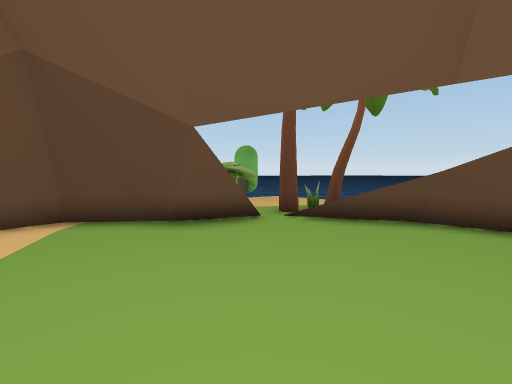
View 1 (above)

13 first-person views from a walk through a 3-D level made in the Unity game engine. The camera is 1.5 m above the floor, tilts 6° down and sees 90° across. The floor is counted in squares, 1 m on a side. Each view is taken from the middle of a square. On the plan, view 1 faces up. The plan holds only what a view shows up to about 13 squares ahead; the rest is blank. The place goes on beyond the plan. Some surface patterns are stand-ins.

View 2
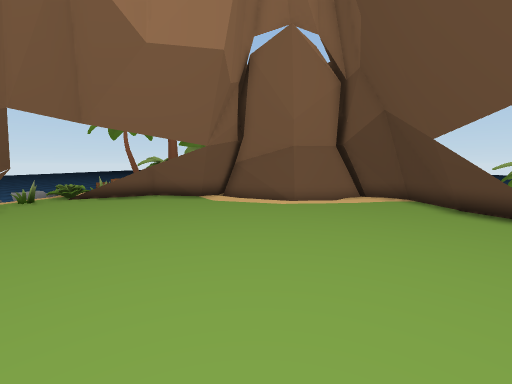

View 3
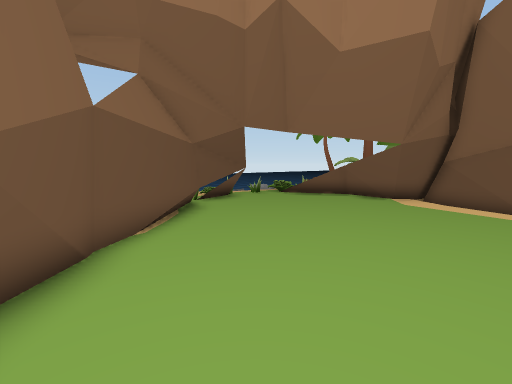

View 4
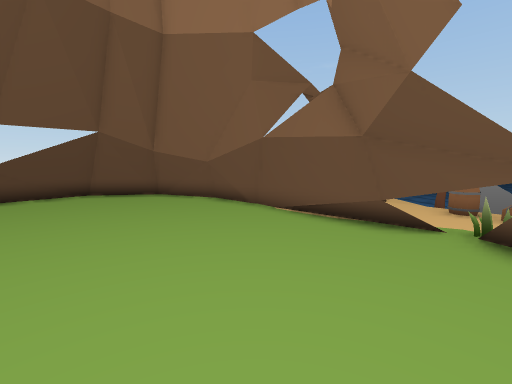

View 5
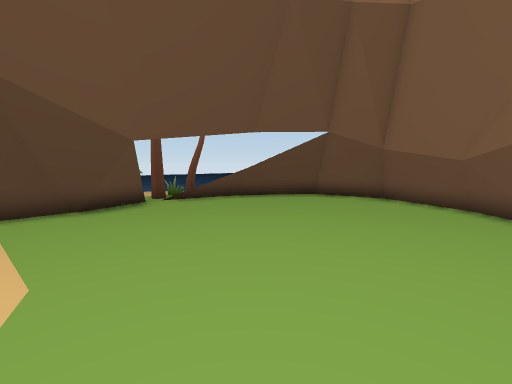

View 6
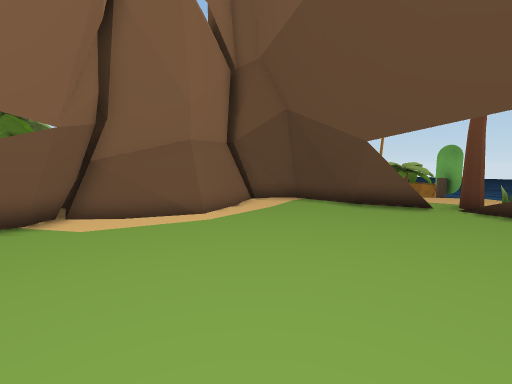

View 7
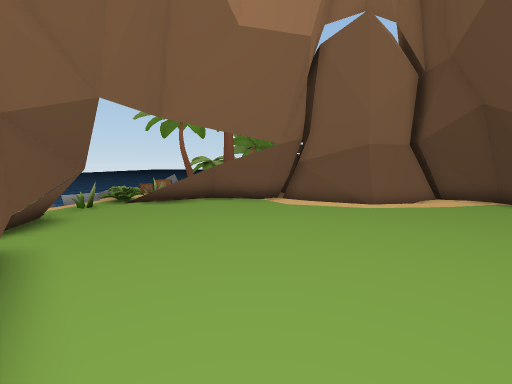

View 8
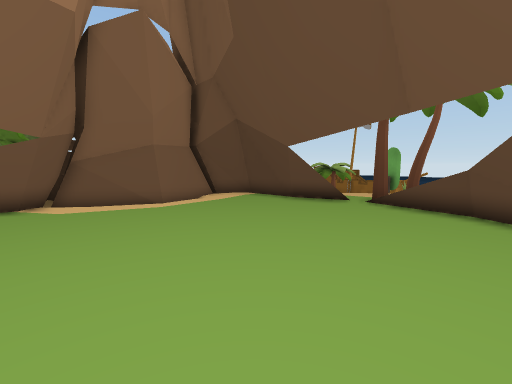

View 9
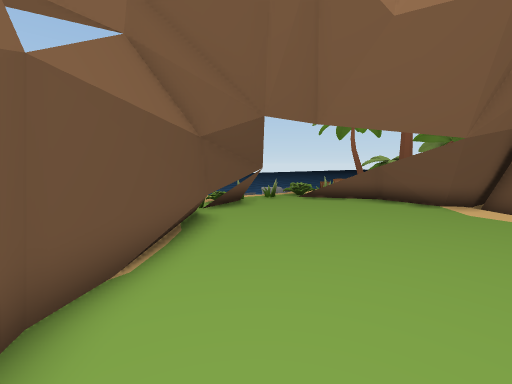

View 10
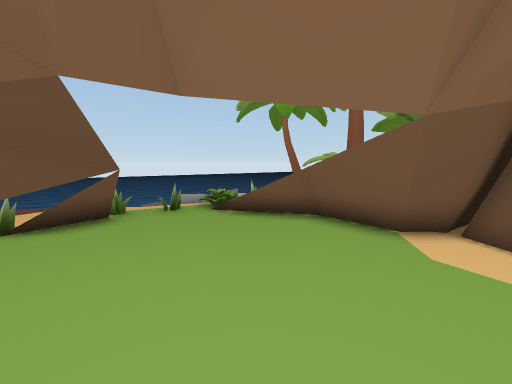

View 11
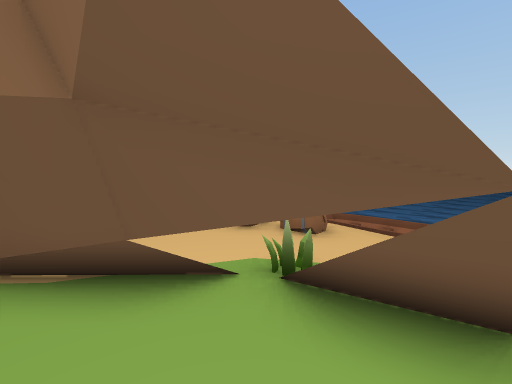

View 12
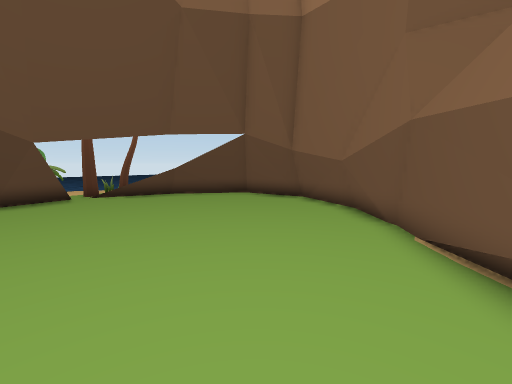

View 13
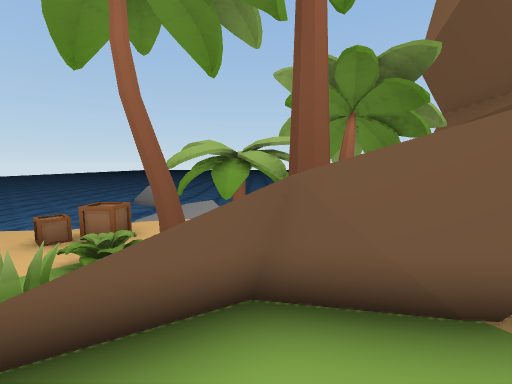

### Floor plan
Key: @ floor where view 1 was taken; # wall or solid block; x gap in a wall; . floor; = window, fence, low wall or low ledge; ^ raised ledge; T tree; B barrel; A box; O other object.
Columns run from 9 left of view 1 to 8 right of it. Each row starts with its distance up from view 1.
  8        TT#TT#
  7     ^^^^TT^^==
  6    ^#####   ^=#
  5   ##...#...   ##^
  4   ##...........##
  3    #............#^
  2    #............#^
  1    #............#=
  0   ##.....@......#^
 -1 ###.............#
 -2 #^##...........#
 -3 TT ##..........#
 -4 # T#..........#
 -5 TT^# .......##^
 -6 TTT^^ .....#^
 -7 ^O^O^  .###^
 -8 A^OO^^^x^^^^^
 -9 A^^OOOOOOO^^^^^
-10 ^  ^^^OO^^^BB^ ^^

Where each view was taken, in squares from view 1:
view 1: 0 up, 0 right, facing up
view 2: 0 up, 6 right, facing left
view 3: 1 up, 6 right, facing down-left
view 4: 4 down, 5 left, facing right
view 5: 3 down, 4 left, facing up-right
view 6: 3 down, 2 right, facing up-left
view 7: 3 down, 5 right, facing left
view 8: 3 down, 5 right, facing up-left
view 9: 1 down, 5 right, facing down-left
view 10: 1 down, 0 right, facing down-left
view 11: 6 down, 2 left, facing down-right
view 12: 6 down, 2 left, facing up-right
view 13: 5 down, 4 left, facing left
